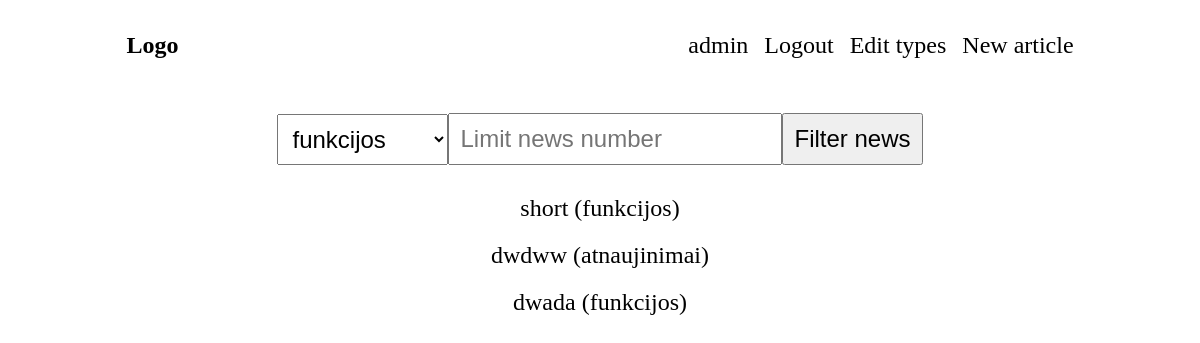
The page / (signed in) on the database its author committed.
### tables this page shows
CREATE TABLE `news` (
  `id` int(11) NOT NULL,
  `short` varchar(100) NOT NULL,
  `full_text` varchar(255) NOT NULL,
  `visible` tinyint(1) NOT NULL,
  `type` tinyint(1) NOT NULL,
  `created_at` datetime NOT NULL,
  `updated_at` datetime NOT NULL,
  `visible_at` datetime NOT NULL
);

CREATE TABLE `news_type` (
  `id` int(11) NOT NULL,
  `text` varchar(100) NOT NULL
);

### services/Queries.php (called while the page is built, shortened)
<?php
class Queries extends Connection
{
    private function bindParamsBySettings($generatedQuery, $bindParamArr = [])
    {
        if (count($bindParamArr) > 0) {
            $generatedQuery->execute($bindParamArr);
        } else {
            $generatedQuery->execute();
        }
    }
    public function loadData($query, $bindParamArr = [])
    {
        $con = $this->connect();
        $generatedQuery = $con->prepare($query);
        $this->bindParamsBySettings($generatedQuery, $bindParamArr);
        return $generatedQuery->fetchAll();
    }
}

### index.php (the view, shortened to what this page needs)
<?php
require $_SERVER['DOCUMENT_ROOT'] .
    "/news_task/services/Queries.php";
$todayDate = date("Y-m-d H:i:s");
$queryObject = new Queries;
$news = $queryObject->loadData(
    "SELECT nw.id, nw.short, nt.text
    FROM news nw, news_type nt
    WHERE nw.visible_at <= '$todayDate'
    AND nw.visible = true
    AND nw.type = nt.id
    GROUP BY id"
);
$typesName = $queryObject->loadData("SELECT * FROM news_type");
?>
<!DOCTYPE html>
<html lang="en">
<head>
    <link rel="stylesheet" href="/news_task/styles/style.css">
</head>
<body>
    <?php
    require $_SERVER['DOCUMENT_ROOT'] . "/news_task/header.php";
    ?>
    <section class="news">
        <div class="filter_news">
            <form method="POST" class="news_limit_form">
                <select name="news_type">
                    <?php foreach ($typesName as $arr) : ?>
                        <option value="<?php print $arr['id']; ?>">
                            <?php print $arr['text']; ?>
                        </option>
                    <?php endforeach; ?>
                </select>
                <input type="number" placeholder="Limit news number" name="news_limit" required>
                <button type="submit">Filter news</button>
            </form>
        </div>
        <div class="news__content">
            <?php foreach ($news as $arrItem) : ?>
                <div class="news__content_item">
                    <a href="<?php print './news.php?id=' . $arrItem['id']; ?>">
                        <?php print $arrItem['short'] . " (" .  $arrItem['text'] . ")"; ?>
                    </a>
                </div>
            <?php endforeach; ?>
        </div>
    </section>
</body>
</html>

### styles/style.css (style rules this page uses)
* { box-sizing: border-box; font-size: 24px; }
body { min-height: 100vh; max-height: 100vh; overflow: hidden; }
a { text-decoration: none; color: #000; }
.news__content { text-align: center; }
.filter_news { text-align: center; }
input, select, button { padding: 10px; }
.news_limit_form { padding: 30px 0; display: flex; text-align: center; justify-content: center; align-items: center; }
.news__content_item { display: flex; justify-content: center; align-items: center; margin-bottom: 20px; }
.news__content_item:last-child { margin-bottom: 0; }

### rows shown on the page
news: short "short", news_type.text "funkcijos"
news: short "dwdww", news_type.text "atnaujinimai"
news: short "dwada", news_type.text "funkcijos"

### other values the page prints
$_SESSION['loged_in'] "admin"
form field news_type "funkcijos"
